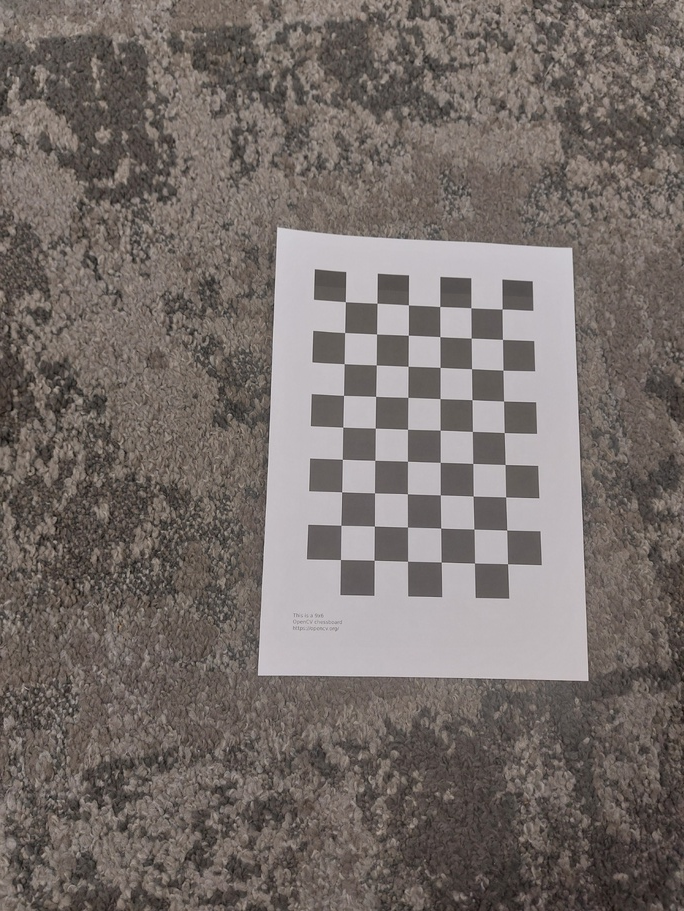
#> input picture Coord/calib_images/20251101_231722.jpg, 684 x 911 px, shrunk from 1356 x 1807 before the run
$ python find_checker.py
#> lines starting #> are read from the running program, lines starting #| are printed output that depends on the picture
### Coord/camera_config.py
import cv2
import numpy as np
import glob

# Termination criteria for corner refinement
criteria = (cv2.TERM_CRITERIA_EPS + cv2.TERM_CRITERIA_MAX_ITER, 30, 0.001)

# Real-world checker size and pattern
square_size = 1.0  # cm
pattern_size = (9, 6)  # inner corners

# Prepare 3D points for one pattern
objp = np.zeros((pattern_size[0]*pattern_size[1], 3), np.float32)
objp[:, :2] = np.mgrid[0:pattern_size[0], 0:pattern_size[1]].T.reshape(-1, 2)
objp *= square_size

objpoints = []  # 3D points
imgpoints = []  # 2D points

# Loop through calibration images
for fname in glob.glob("calib_images/*.jpg"):
    img = cv2.imread(fname)
#> img is the input picture: shape (911, 684, 3); mean B, G, R 105.8, 109.8, 118.1
    gray = cv2.cvtColor(img, cv2.COLOR_BGR2GRAY)
    found, corners = cv2.findChessboardCorners(gray, pattern_size, None)
#> found = True; corners = 54 rows, first 8: [502.1, 309], [502.5, 339.4], [502.9, 370.2], [503.5, 401], [504.2, 432.6], [505.1, 464.5], [505.6, 496.9], [506.7, 530.1]
    if found:
        objpoints.append(objp)
        corners2 = cv2.cornerSubPix(gray, corners, (11,11), (-1,-1), criteria)
#> corners2 = 54 rows, first 8: [502.1, 309], [502.5, 339.4], [502.9, 370.2], [503.6, 401.1], [504.2, 432.6], [505.1, 464.5], [505.6, 496.9], [506.7, 530.1]
        imgpoints.append(corners2)

# Compute camera matrix and distortion
ret, K, dist, rvecs, tvecs = cv2.calibrateCamera(objpoints, imgpoints, gray.shape[::-1], None, None)
#> ret = 0.154; K = [[564.7, 0, 329.8], [0, 563.6, 469.5], [0, 0, 1]]; dist = [[0.147, -0.501, -0.000606, -0.0018, 0.642]]; rvecs = ([-0.168, 0.0632, 1.59], [-0.0717, 0.039, 1.54], [-0.0588, 0.0147, 1.57]); tvecs = ([5.47, -5.1, 18.16], [5.27, 0.536, 16.86], [3.45, -3.69, 12.4])

### Coord/dspace.py
import cv2
import numpy as np
from camera_config import K, dist
import matplotlib.pyplot as plt
from mpl_toolkits.mplot3d import Axes3D  # Needed for 3D plotting


# [12 lines left out: function plot_corners_3d, not called in this run]


def compute_board_pose(corners, pattern_size, square_size_cm, K=K, dist=dist, use_ransac=True):
    """
    corners: numpy array shape (N,1,2) from findChessboardCorners (row-major order)
    pattern_size: (cols, rows) inner corners, e.g. (18, 12)
    square_size_cm: size of each square in centimeters (float)
    K: camera matrix 3x3 (intrinsics) in pixels
    dist: distortion coefficients (None or length 4/5/8)
    use_ransac: if True, use solvePnPRansac for robustness
    Returns: dict with rvec, tvec, R, corners_3d_cam, plane_normal_cam, plane_distance_cm, reproj_error
    """
    cols, rows = pattern_size
    N = cols * rows
    assert corners.shape[0] == N, f"expected {N} corners, got {corners.shape[0]}"

    # Build object points in board coordinate system (z=0). Units = cm
    objp = np.zeros((N, 3), dtype=np.float32)
    xs, ys = np.meshgrid(np.arange(cols, dtype=np.float32),
                         np.arange(rows, dtype=np.float32))
    objp[:, 0] = xs.ravel() * square_size_cm
    objp[:, 1] = ys.ravel() * square_size_cm
    objp[:, 2] = 0.0

    image_points = corners.reshape(-1, 2).astype(np.float32)
    objp = np.ascontiguousarray(objp, dtype=np.float32)
    image_points = np.ascontiguousarray(image_points, dtype=np.float32).reshape(-1, 1, 2)

    # Solve PnP with fallback strategy
    success = False
    inliers = None

    if use_ransac:
        success, rvec, tvec, inliers = cv2.solvePnPRansac(
            objp, image_points, K, dist,
            flags=cv2.SOLVEPNP_ITERATIVE,
            reprojectionError=15.0,  # Increased tolerance for distorted images
            iterationsCount=500,      # More iterations
            confidence=0.95           # Slightly lower confidence
        )
        # print(f"RANSAC success: {success}")

    # Fallback to regular solvePnP if RANSAC fails
    if not success:
        print("RANSAC failed, trying regular solvePnP...")
        success, rvec, tvec = cv2.solvePnP(
            objp, image_points, K, dist,
            flags=cv2.SOLVEPNP_ITERATIVE,
            useExtrinsicGuess=False
        )
        inliers = np.arange(len(objp)).reshape(-1, 1)
        print(f"solvePnP success: {success}")

    if not success:
        raise RuntimeError("Both solvePnPRansac and solvePnP failed")

    # Rotation matrix
    R, _ = cv2.Rodrigues(rvec)

    # 3D positions of all object points in camera coordinates (cm)
    corners_3d_cam = (R @ objp.T).T + tvec.reshape(1, 3)

    # plane normal in camera frame
    normal_cam = R[:, 2]
    normal_cam_unit = normal_cam / np.linalg.norm(normal_cam)

    # distance from camera origin to plane
    plane_distance_cm = float(np.dot(normal_cam_unit, tvec.flatten()))

    # reprojection error
    projected, _ = cv2.projectPoints(objp, rvec, tvec, K, dist)
    projected = projected.reshape(-1, 2)
    err = np.linalg.norm(projected - image_points.reshape(-1, 2), axis=1)
    reproj_error = float(np.sqrt((err**2).mean()))


    return {
        "rvec": rvec.reshape(3,),
        "tvec": tvec.reshape(3,),
        "R": R,
        "corners_3d_cam": corners_3d_cam,
        "normal_cam": normal_cam_unit,
        "plane_distance_cm": plane_distance_cm,
        "reprojection_error_px": reproj_error,
        "inliers": inliers
    }

### Coord/find_checker.py
import cv2
import numpy as np
from collections import defaultdict
import matplotlib.pyplot as plt
from dspace import compute_board_pose

# Read image from file path
image_path = "a.jpg"  # Change this to your image path
image = cv2.imread(image_path)
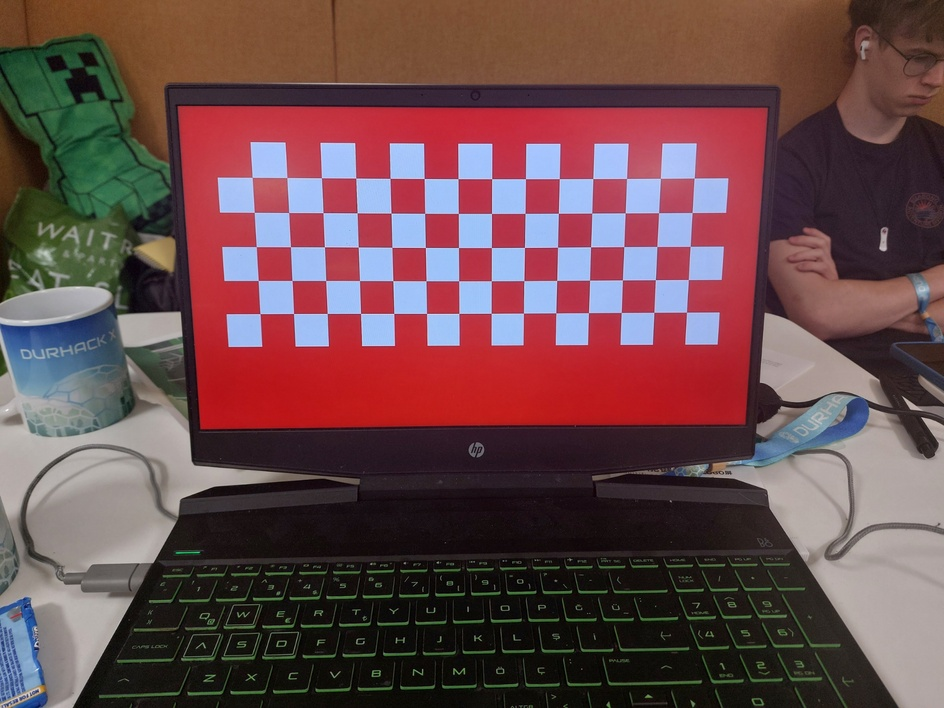
#> input picture Coord/a.jpg, 944 x 708 px, shrunk from 1873 x 1405 before the run
#> image is the input picture: shape (708, 944, 3); mean B, G, R 76.1, 74, 106.5

# Convert to NumPy array (cv2.imread already returns a NumPy array)
image_array = np.array(image)

matrix_size = 47
n = 150
h, w, _ = image_array.shape
#> h = 708; w = 944
# Create an output image initialized to black
output_image = np.zeros((3, h, w, _), dtype=image_array.dtype)

# [82 lines left out: functions perp, get_linear_intersection, find_real_corners, not called in this run]


# Loop through the image in blocks of n x n pixels
for y in range(0, h, n):
    for x in range(0, w, n):
        block = image_array[y:y+n, x:x+n]
        red_sum = np.sum(block[:, :, 2])
        green_sum = np.sum(block[:, :, 1])
        blue_sum = np.sum(block[:, :, 0])
        # If green > red + blue, keep the block; else, set block to black
        if red_sum > (green_sum + blue_sum)*0.55:
            output_image[0, max(round(y-n*0.3), 0):min(round(y+n*1.3), h), max(round(x-n*0.3), 0):min(round(x+n*1.3), w)] = image_array[max(round(y-n*0.3), 0):min(round(y+n*1.3), h), max(round(x-n*0.3), 0):min(round(x+n*1.3), w)]
        if green_sum > (red_sum + blue_sum)*0.75:
            output_image[1, max(round(y-n*0.3), 0):min(round(y+n*1.3), h), max(round(x-n*0.3), 0):min(round(x+n*1.3), w)] = image_array[max(round(y-n*0.3), 0):min(round(y+n*1.3), h), max(round(x-n*0.3), 0):min(round(x+n*1.3), w)]
        if blue_sum > (green_sum + red_sum)*0.75:
            output_image[2, max(round(y-n*0.3), 0):min(round(y+n*1.3), h), max(round(x-n*0.3), 0):min(round(x+n*1.3), w)] = image_array[max(round(y-n*0.3), 0):min(round(y+n*1.3), h), max(round(x-n*0.3), 0):min(round(x+n*1.3), w)]

gray_r = output_image[0,..., 0]
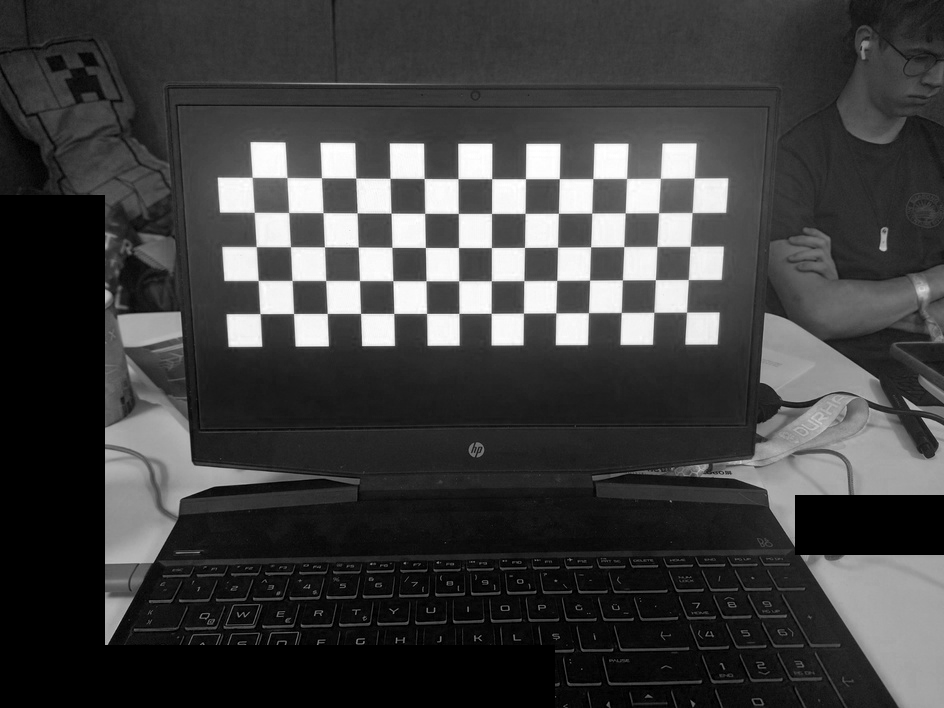
#> gray_r: shape (708, 944); min 0, max 255, mean 63.3
gray_g = output_image[1,..., 0]
#> gray_g: shape (708, 944); every value is 0
gray_b = output_image[2,..., 2]

combined_gray = np.stack([gray_r, gray_g, gray_b], axis=0)

coords = defaultdict(dict)
order = ['red', 'green', 'blue']
colours = np.array([[255, 0, 0], [0, 255, 0], [0, 0, 255]])
for i, arr in enumerate(combined_gray):
    gaus = cv2.GaussianBlur(arr, (5,5), 0)
    contour, _ = cv2.findContours(gaus, cv2.RETR_EXTERNAL, cv2.CHAIN_APPROX_SIMPLE)
    if contour:
        # Find the largest contour (assumed to be the checkered area)
        largest_contour = max(contour, key=cv2.contourArea)


        # Create a mask for the largest contour
        mask = np.zeros_like(arr)
        # Get bounding rect of the largest contour
        x, y, w, h = cv2.boundingRect(largest_contour)
        # Optionally pad the bounding rectangle so we include the whole rectangular area around the contour
        pad = max(5, int(max(w, h) * 0.05))  # 5 px or 5% of the larger dimension
        x0 = max(0, x - pad)
        y0 = max(0, y - pad)
        x1 = min(arr.shape[1], x + w + pad)
        y1 = min(arr.shape[0], y + h + pad)

        # Fill the mask with the full padded rectangle (not the original contour shape)
        mask[y0:y1, x0:x1] = 255

        # Update bounding box to the padded rectangle so downstream code uses the full area
        x, y, w, h = x0, y0, x1 - x0, y1 - y0
        roi = np.zeros_like(arr)
        roi[y:y+h, x:x+w] = arr[y:y+h, x:x+w]
        # roi = arr[y:y+h, x:x+w]
        plt.imshow(roi, cmap='gray')
        plt.axis('off')
        plt.title('3D Pose Reprojection Check')
        plt.show()
        # Define chessboard size (adjust as needed)
        chessboard_size = (16, 8)
        ret, corners = cv2.findChessboardCorners(roi, chessboard_size, None)
        while not ret:
            print(chessboard_size)
            if chessboard_size[1] < 4:
                chessboard_size = (chessboard_size[0]-1, 8)
            else:
                chessboard_size = (chessboard_size[0], chessboard_size[1]-1)

            # Find chessboard corners in the ROI
            if (chessboard_size[0]) < 4:
                break
            ret, corners = cv2.findChessboardCorners(roi, chessboard_size, None)

        if ret:
            # [6 lines of commented-out code are left out]
            temp = image_array.copy()
            cv2.drawChessboardCorners(temp, chessboard_size, corners, ret)

            # Define chessboard size (adjust as needed)
            # Draw blue border around the bounding box of the chessboard
            inv_rgb = cv2.cvtColor(temp, cv2.COLOR_BGR2RGB)
            # [11 lines of commented-out code are left out]
            plt.imshow(inv_rgb)
            plt.axis('off')
            plt.title('3D Pose Reprojection Check')
            plt.show()
            dict_ = {
                'displayable image': temp,
                'coords': corners,
                'chessboard size': chessboard_size,
                '3d coords': compute_board_pose(corners, chessboard_size, 1),
                'pos': (x, y)
            }
            coords[order[i]] = dict_
#> this loop made 3 passes
#> (pad, x0, y0, x1) on pass 1: (47, 0, 0, 944)
#> (printed output is left out)
#> pass 1, `inv_rgb = cv2.cvtColor(temp, cv2.COLOR_BGR2RGB)`:
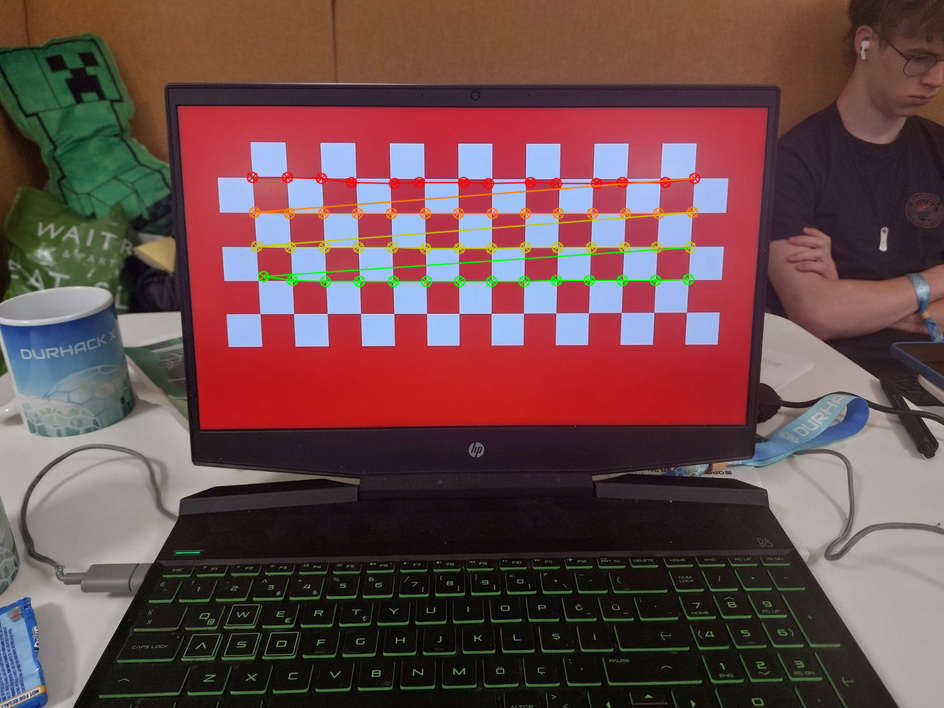
#> inv_rgb: shape (708, 944, 3); mean R, G, B 106.5, 74.3, 74.5
#> after the loop: mask: shape (708, 944); every value is 255
#> after the loop, coords = 1 item
